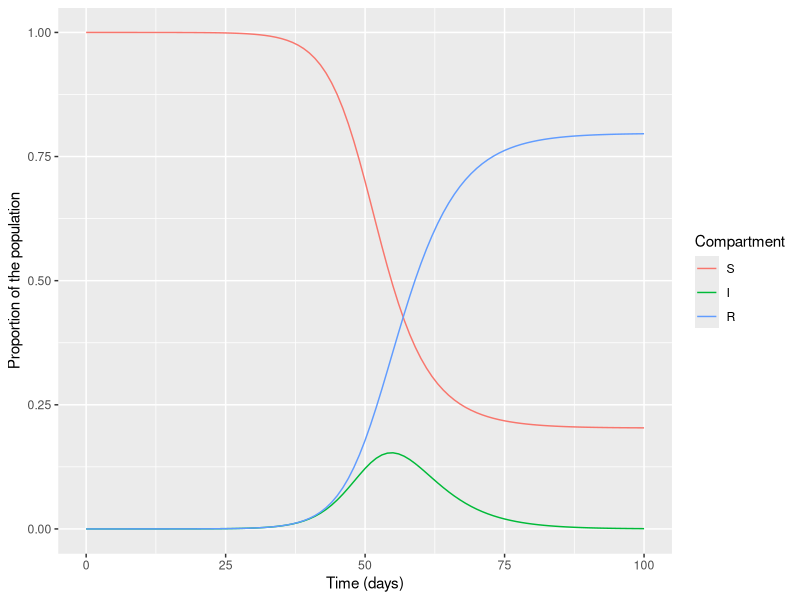
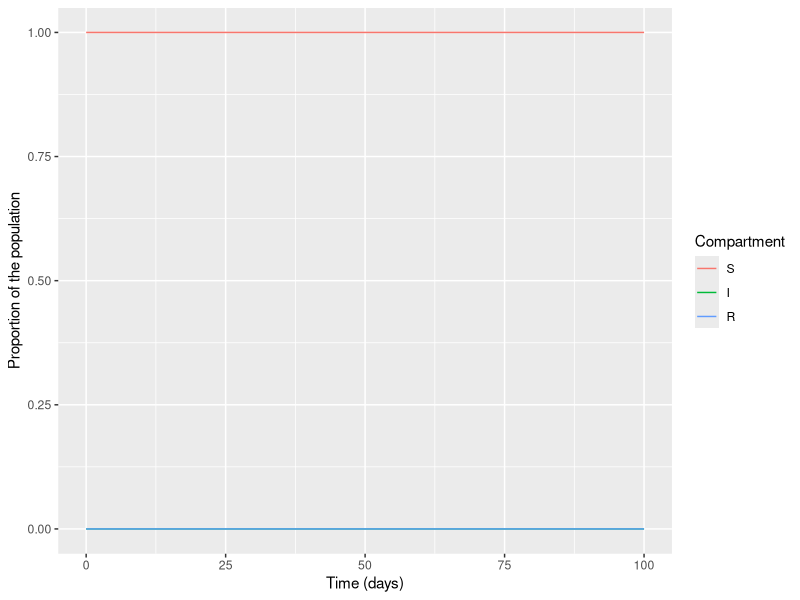

Reproduce these figures in R, in order.
# LOAD THE PACKAGES:
library(deSolve)
library(reshape2)
library(ggplot2)

# MODEL INPUTS:

# Vector storing the initial number of people in each compartment (at timestep 0)
initial_state_values <- c(S = 1000000-1,  # the whole population we are modelling is susceptible to infection
                          I = 1,          # the epidemic starts with a single infected person
                          R = 0)          # there is no prior immunity in the population

# Vector storing the parameters describing the transition rates in units of days^-1
parameters <- c(beta = 0.5,     # the infection rate, which acts on susceptibles
                gamma = 0.25)   # the rate of recovery, which acts on those infected

# TIMESTEPS:

# Vector storing the sequence of timesteps to solve the model at
times <- seq(from = 0, to = 100, by = 1)   # from 0 to 100 days in daily intervals

# SIR MODEL FUNCTION: 

# The model function takes as input arguments (in the following order): time, state and parameters
sir_model <- function(time, state, parameters) {  
  
  with(as.list(c(state, parameters)), {   # tell R to unpack variable names from the state and parameters inputs    
    
    # Calculating the total population size N (the sum of the number of people in each compartment)
    N <- S+I+R
    
    # Defining lambda as a function of beta and I:
    lambda <- beta * I/N
    
    # The differential equations
    dS <- -lambda * S               # people move out of (-) the S compartment at a rate lambda (force of infection)
    dI <- lambda * S - gamma * I    # people move into (+) the I compartment from S at a rate lambda, 
    # and move out of (-) the I compartment at a rate gamma (recovery)
    dR <- gamma * I                 # people move into (+) the R compartment from I at a rate gamma
    
    # Return the number of people in the S, I and R compartments at each timestep 
    # (in the same order as the input state variables)
    return(list(c(dS, dI, dR))) 
  })
  
}

# MODEL OUTPUT (solving the differential equations):

# Solving the differential equations using the ode integration algorithm
output <- as.data.frame(ode(y = initial_state_values, 
                            times = times, 
                            func = sir_model,
                            parms = parameters))

# PLOTTING THE OUTPUT
output_long <- melt(as.data.frame(output), id = "time")                  # turn output dataset into long format

# Adding a column for the proportion of the population in each compartment at each timestep
# One way of calculating this is dividing the number in each compartment by the total initial population size
# We can do this in this case because our population is closed, so the population size stays the same
# at every timestep
output_long$proportion <- output_long$value/sum(initial_state_values)

# Plot this new column
ggplot(data = output_long,                                               # specify object containing data to plot
       aes(x = time, y = proportion, colour = variable, group = variable)) +  # assign columns to axes and groups
  geom_line() +                                                          # represent data as lines
  xlab("Time (days)")+                                                   # add label for x axis
  ylab("Proportion of the population") +                                 # add label for y axis
  labs(colour = "Compartment")  # add legend title

# Vector storing the parameters describing the transition rates in units of days^-1
parameters <- c(beta = 0.1,      # the infection rate
                gamma = 0.25)    # the rate of recovery, which acts on those infected

# Solving the differential equations using the ode integration algorithm
output <- as.data.frame(ode(y = initial_state_values, 
                            times = times, 
                            func = sir_model,
                            parms = parameters))

# PLOTTING THE OUTPUT
output_long <- melt(as.data.frame(output), id = "time")                  # turn output dataset into long format

# Calculating the proportion in each compartment
output_long$proportion <- output_long$value/sum(initial_state_values)

ggplot(data = output_long,                                               # specify object containing data to plot
       aes(x = time, y = proportion, colour = variable, group = variable)) +  # assign columns to axes and groups
  geom_line() +                                                          # represent data as lines
  xlab("Time (days)")+                                                   # add label for x axis
  ylab("Proportion of the population") +                                 # add label for y axis
  labs(colour = "Compartment")                                           # add legend title
